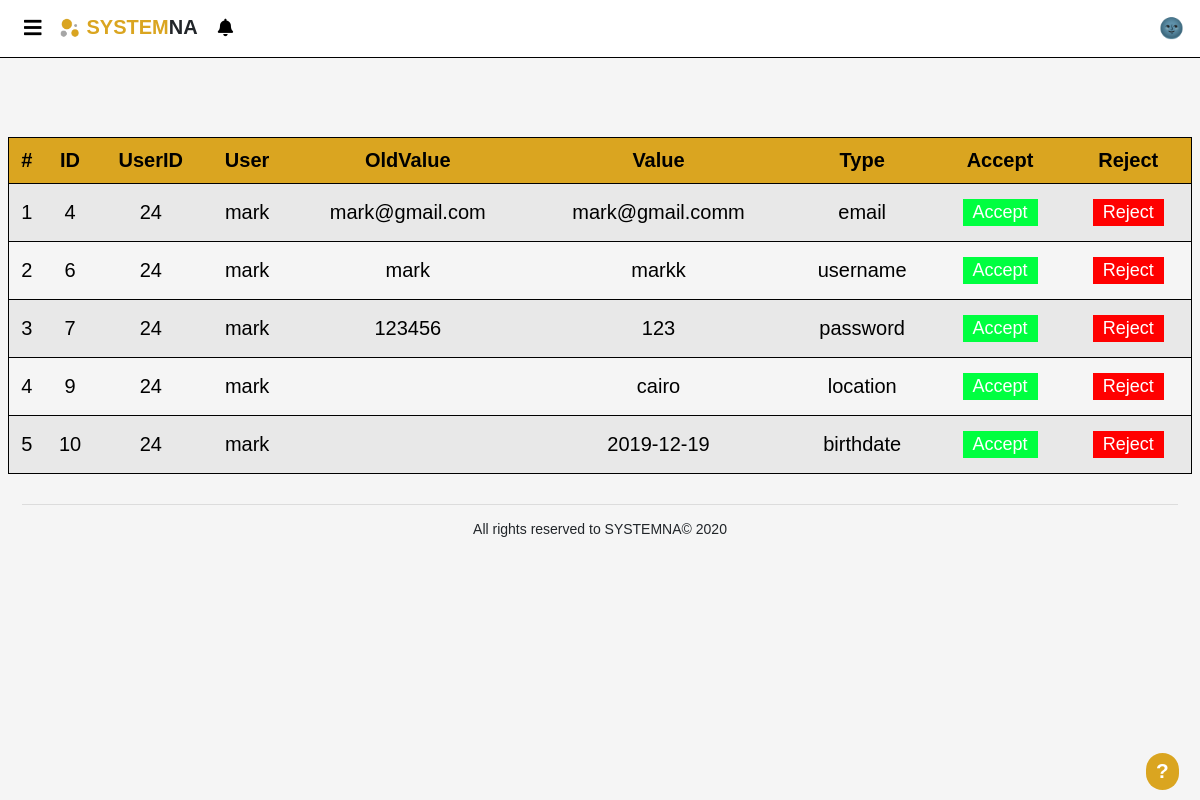
/pages/profileRequests.php (signed in), run on the app's committed database.
### tables this page shows
CREATE TABLE `update_info` (
  `ID` int(11) NOT NULL,
  `UID` int(11) NOT NULL,
  `OldValue` varchar(255) NOT NULL,
  `Value` varchar(255) NOT NULL,
  `Type` varchar(255) NOT NULL,
  `Status` tinyint(4) NOT NULL
);

CREATE TABLE `employee` (
  `id` int(11) NOT NULL,
  `fullname` varchar(255) DEFAULT NULL,
  `username` varchar(255) NOT NULL,
  `password` varchar(255) NOT NULL,
  `email` varchar(255) NOT NULL,
  `phone` varchar(255) NOT NULL,
  `ssn` varchar(255) NOT NULL,
  `start_date` date NOT NULL,
  `accepted` tinyint(1) DEFAULT NULL,
  `active` tinyint(1) DEFAULT NULL,
  `privilege` varchar(255) DEFAULT NULL
);

### DB/Database.php (called while the page is built, shortened)
<?php
class Database
{
    private $host = 'localhost';
    private $user = 'root';
    private $pass = '';
    private $dbName = 'hr_system';
    private $dbh;
    private $stmt;
    public function __construct()
    {
        $dsn = "mysql:host=".$this->host.";dbname=".$this->dbName;
        $options = array(
            PDO::ATTR_PERSISTENT => true,
            PDO::ATTR_ERRMODE => PDO::ERRMODE_EXCEPTION
        );
        try
        {
            $this->dbh = new PDO($dsn,$this->user,$this->pass,$options);
        }catch(PDOException $e)
        {
            echo "<br><div style='text-align: center;'>ERROR! Please try again later</div>";
            $_SESSION['error'] = 'error in DB';
            error_log("error in DB page");
            exit;
        }
    }
    public function query($sql)
    {
        $this->stmt = $this->dbh->prepare($sql);
    }
    public function execute()
    {
        return $this->stmt->execute();
    }
    public function getdata()
    {
        $this->execute();
        return $this->stmt->fetchAll(PDO::FETCH_OBJ);
    }
    public function numRows()
    {
        return $this->stmt->rowCount();
    }
}
?>

### pages/profileRequests.php (the view, shortened to what this page needs)
<?php
include "../template/header.php";
?>
<br>
<table id='tblRequests'>
    <tr id='must'>
        <th>#</th>
        <th>ID</th>
        <th>UserID</th>
        <th>User</th>
        <th>OldValue</th>
        <th>Value</th>
        <th>Type</th>
        <th>Accept</th>
        <th>Reject</th>
    </tr>
    <?php
    $sid = $_SESSION['id'];
    $sql="
        SELECT *
        FROM update_info inner join employee on update_info.UID = employee.id
        where update_info.Status = 2 and UID <> '$sid'
              ";
    try
    {
        $DB->query($sql);
        $DB->execute();
        $y=0;
        if($DB->numRows()>0)
        {
            $x=$DB->getdata();
            for($i=0;$i<$DB->numRows();$i++)
            {
                $y++;
                $id=$x[$i]->ID;
                $userId=$x[$i]->UID;
                $userName=$x[$i]->username;
                $oValue=$x[$i]->OldValue;
                $value=$x[$i]->Value;
                $type=$x[$i]->Type;
                echo  "<tr>";
                echo "<td>{$y}</td>";
                echo "
                <td>{$id}</td>
                <td>{$userId}</td>
                <td>{$userName}</td>
                <td>{$oValue}</td>
                <td>{$value}</td>
                <td>{$type}</td>";
                echo "<td><input type= 'submit' class ='accept' value='Accept'></td>";
                echo "<td><input type= 'submit' class ='reject' value= 'Reject'></td>";
    ?>
    <?php
                echo "</tr>";
            }
        }
        else if($DB->numRows() ==0)
        {
          echo "<tr><td colspan=12 >No Data to show</td></tr>";
        }
    }
    catch(Exception $e)
    {
        $_SESSION['error'] = 'error in sql';
        echo "<br><div class='alert alert-danger' style='text-align: center;'>ERROR! Please try again later</div>";
        error_log("error while getting profile requests");
    }
    ?>
</table>
<?php
include "../template/footer.php"; ?>

### css/style.css (style rules this page uses)
* { margin: 0px; font-family: sans-serif; }
td, th { text-align: center; padding: 11px 7px; }
#Display tr, #tblRequests tr { color: black; border: 1px solid black; }
#Display tr:nth-child(1), #tblRequests tr:nth-child(1) { background: #DAA520; color: black; }
#Display tr:nth-child(even), #tblRequests tr:nth-child(even) { background: #e8e8e8; color: black; }
#button-accepted, .accept, .user-accept, .confirmation-confirm { background-color: #00ff40; border: none; color: white; padding: 3px 10px; text-align: center; text-decoration: none; display: inline-block; font-size: 0.9em; margin: 4px 2px; }
#button-rejected, .reject, .user-reject, .confirmation-close { background-color: #ff0000; border: none; color: white; padding: 3px 10px; text-align: center; text-decoration: none; display: inline-block; font-size: 0.9em; margin: 4px 2px; }
#Display, #tblRequests { margin-top: 7vh; border-collapse: collapse; border: 1px solid black; width: 100%; text-align: center; position: relative; display: table; }

### css/popup.css (style rules this page uses)
.popup-notification .popup-close:hover , { color:gold; }

### template/help.php (style rules this page uses)
* { line-height: normal !important; }

### data on the page
update_info: ID "4", UID "24", UID.username "mark", OldValue "mark@gmail.com", Value "mark@gmail.comm", Type "email"
update_info: ID "6", UID "24", UID.username "mark", OldValue "mark", Value "markk", Type "username"
update_info: ID "7", UID "24", UID.username "mark", OldValue "123456", Value "123", Type "password"
update_info: ID "9", UID "24", UID.username "mark", Value "cairo", Type "location"
update_info: ID "10", UID "24", UID.username "mark", Value "2019-12-19", Type "birthdate"
